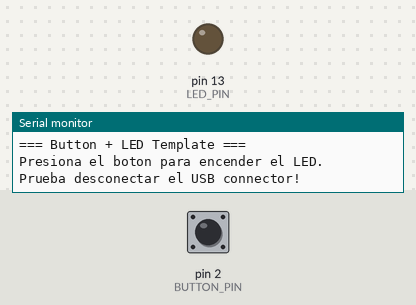
Recording of a sketch running on a simulated Arduino Uno, built with avr-gcc and run on an emulated ATmega328P. Shown: output pins drawn as LEDs (lit = HIGH), the last lines printed to the serial monitor. The inputs (shaded band) are chosen by the test bench; at power-on: pin 2 (BUTTON_PIN) LOW.

Above: at 1.2 s.
1.3 s: pin 2 (BUTTON_PIN) pulled HIGH for 0.15 s
At 1.42 s:
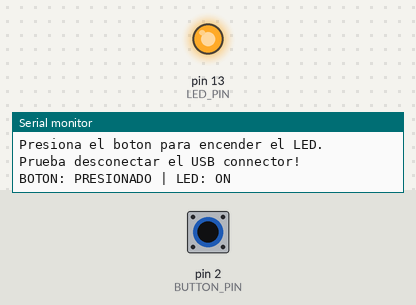
2.9 s: pin 2 (BUTTON_PIN) pulled HIGH for 3.2 s
At 7.1 s:
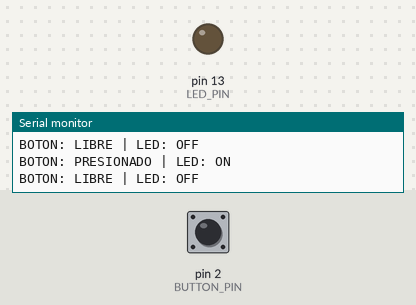
Timing chart, 0 to 8.6 s (numbered marks = the images above; inputs shaded):
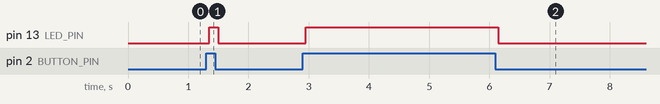

The sketch:

sketch.ino
```cpp
/*
 * Button + LED — Digital Input
 *
 * Pre-loaded template for the Arduino Virtual Simulator.
 * Connections:
 *   USB Connector → Arduino 5V + GND (power)
 *   Pushbutton Terminal A → Arduino 5V
 *   Pushbutton Terminal B → Arduino D2
 *   10kΩ Pull-down Resistor → D2 to GND
 *   Arduino D13 → 220Ω Resistor → LED Anode
 *   LED Cathode → GND
 *
 * Prueba: Presiona el botón y el LED se prende.
 * Desconecta el USB y NADA funciona — sin corriente no hay vida.
 */

const int BUTTON_PIN = 2;
const int LED_PIN = 13;
const int DEBOUNCE_DELAY = 50;

int lastButtonState = LOW;
int ledState = LOW;
unsigned long lastDebounceTime = 0;

void setup() {
  pinMode(BUTTON_PIN, INPUT);
  pinMode(LED_PIN, OUTPUT);
  Serial.begin(9600);
  Serial.println("=== Button + LED Template ===");
  Serial.println("Presiona el boton para encender el LED.");
  Serial.println("Prueba desconectar el USB connector!");
}

void loop() {
  int reading = digitalRead(BUTTON_PIN);

  if (reading != lastButtonState) {
    lastDebounceTime = millis();
  }

  if ((millis() - lastDebounceTime) > DEBOUNCE_DELAY) {
    if (reading != ledState) {
      ledState = reading;

      if (ledState == HIGH) {
        digitalWrite(LED_PIN, HIGH);
        Serial.println("BOTON: PRESIONADO | LED: ON");
      } else {
        digitalWrite(LED_PIN, LOW);
        Serial.println("BOTON: LIBRE | LED: OFF");
      }
    }
  }

  lastButtonState = reading;
}
```

Measured:
- after the input at 1.3 s, pin 13 (LED_PIN): LOW → HIGH after 0.05 s, → LOW 0.15 s later
- after the input at 2.9 s, pin 13 (LED_PIN): LOW → HIGH after 0.05 s, → LOW 3.2 s later
